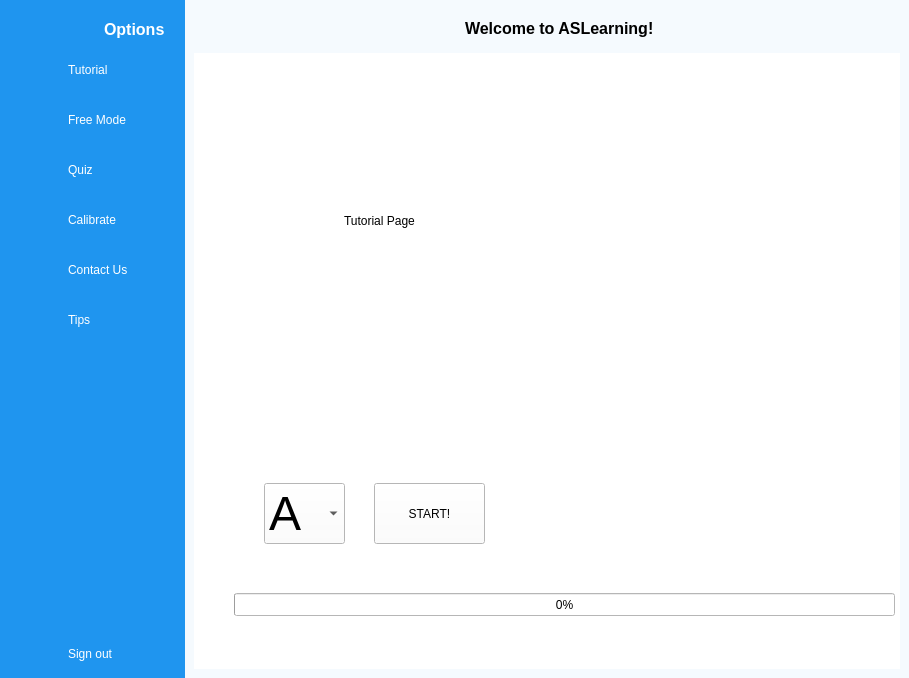
<?xml version="1.0" encoding="UTF-8"?>
<ui version="4.0">
 <class>MainWindow</class>
 <widget class="QMainWindow" name="MainWindow">
  <property name="geometry">
   <rect>
    <x>0</x>
    <y>0</y>
    <width>909</width>
    <height>678</height>
   </rect>
  </property>
  <property name="windowTitle">
   <string>MainWindow</string>
  </property>
  <property name="styleSheet">
   <string notr="true">background-color: rgb(245, 250, 254);</string>
  </property>
  <widget class="QWidget" name="centralwidget">
   <layout class="QGridLayout" name="gridLayout">
    <property name="leftMargin">
     <number>0</number>
    </property>
    <property name="topMargin">
     <number>0</number>
    </property>
    <property name="rightMargin">
     <number>0</number>
    </property>
    <property name="bottomMargin">
     <number>0</number>
    </property>
    <property name="spacing">
     <number>0</number>
    </property>
    <item row="0" column="0">
     <widget class="QWidget" name="Icon_only" native="true">
      <property name="styleSheet">
       <string notr="true">QWidget{
	background-color: rgb(31, 149, 239);
}

QPushButton{
	color:white;
	text-align:center;
	height:30px;
	border:none;
	border-top-left-radius:10px;
	border-bottom-left-radius:10px;
}

QPushButton:checked{
	background-color: #F5FAFE;
	color:#1F95EF;
	font-weight:bold;
}</string>
      </property>
      <layout class="QVBoxLayout" name="verticalLayout_3">
       <property name="rightMargin">
        <number>0</number>
       </property>
       <item>
        <layout class="QHBoxLayout" name="horizontalLayout">
         <item>
          <widget class="QLabel" name="label">
           <property name="minimumSize">
            <size>
             <width>40</width>
             <height>40</height>
            </size>
           </property>
           <property name="maximumSize">
            <size>
             <width>40</width>
             <height>40</height>
            </size>
           </property>
           <property name="text">
            <string/>
           </property>
           <property name="pixmap">
            <pixmap resource="resources.qrc">:/images/icons8-customer-50.png</pixmap>
           </property>
           <property name="scaledContents">
            <bool>true</bool>
           </property>
          </widget>
         </item>
        </layout>
       </item>
       <item>
        <layout class="QVBoxLayout" name="verticalLayout">
         <property name="spacing">
          <number>20</number>
         </property>
         <item>
          <widget class="QPushButton" name="TutorialC">
           <property name="text">
            <string/>
           </property>
           <property name="icon">
            <iconset resource="resources.qrc">
             <normaloff>:/images/icons8-teach-50.png</normaloff>:/images/icons8-teach-50.png</iconset>
           </property>
           <property name="checkable">
            <bool>true</bool>
           </property>
           <property name="autoExclusive">
            <bool>true</bool>
           </property>
          </widget>
         </item>
         <item>
          <widget class="QPushButton" name="FreeC">
           <property name="text">
            <string/>
           </property>
           <property name="icon">
            <iconset resource="resources.qrc">
             <normaloff>:/images/pngtree-sign-language-line-icon-vector-png-image_6682775.png</normaloff>:/images/pngtree-sign-language-line-icon-vector-png-image_6682775.png</iconset>
           </property>
           <property name="checkable">
            <bool>true</bool>
           </property>
           <property name="autoExclusive">
            <bool>true</bool>
           </property>
          </widget>
         </item>
         <item>
          <widget class="QPushButton" name="QuizC">
           <property name="text">
            <string/>
           </property>
           <property name="icon">
            <iconset resource="resources.qrc">
             <normaloff>:/images/icons8-quiz-50.png</normaloff>:/images/icons8-quiz-50.png</iconset>
           </property>
           <property name="checkable">
            <bool>true</bool>
           </property>
           <property name="autoExclusive">
            <bool>true</bool>
           </property>
          </widget>
         </item>
         <item>
          <widget class="QPushButton" name="CaliC">
           <property name="text">
            <string/>
           </property>
           <property name="icon">
            <iconset resource="resources.qrc">
             <normaloff>:/images/icons8-customer-50.png</normaloff>:/images/icons8-customer-50.png</iconset>
           </property>
           <property name="checkable">
            <bool>true</bool>
           </property>
           <property name="autoExclusive">
            <bool>true</bool>
           </property>
          </widget>
         </item>
         <item>
          <widget class="QPushButton" name="ContactC">
           <property name="text">
            <string/>
           </property>
           <property name="icon">
            <iconset resource="resources.qrc">
             <normaloff>:/images/icons8-about-us-50.png</normaloff>:/images/icons8-about-us-50.png</iconset>
           </property>
           <property name="checkable">
            <bool>true</bool>
           </property>
           <property name="autoExclusive">
            <bool>true</bool>
           </property>
          </widget>
         </item>
         <item>
          <widget class="QPushButton" name="TipsC">
           <property name="text">
            <string/>
           </property>
           <property name="icon">
            <iconset resource="resources.qrc">
             <normaloff>:/images/icons8-lightbulb-50.png</normaloff>:/images/icons8-lightbulb-50.png</iconset>
           </property>
           <property name="checkable">
            <bool>true</bool>
           </property>
           <property name="autoExclusive">
            <bool>true</bool>
           </property>
          </widget>
         </item>
        </layout>
       </item>
       <item>
        <spacer name="verticalSpacer">
         <property name="orientation">
          <enum>Qt::Vertical</enum>
         </property>
         <property name="sizeHint" stdset="0">
          <size>
           <width>20</width>
           <height>307</height>
          </size>
         </property>
        </spacer>
       </item>
       <item>
        <widget class="QPushButton" name="pushButton_6">
         <property name="text">
          <string/>
         </property>
         <property name="icon">
          <iconset resource="resources.qrc">
           <normaloff>:/images/icons8-power-50.png</normaloff>:/images/icons8-power-50.png</iconset>
         </property>
         <property name="checkable">
          <bool>true</bool>
         </property>
        </widget>
       </item>
      </layout>
     </widget>
    </item>
    <item row="0" column="2">
     <widget class="QWidget" name="widget_3" native="true">
      <layout class="QVBoxLayout" name="verticalLayout_5">
       <item>
        <widget class="QWidget" name="widget" native="true">
         <layout class="QHBoxLayout" name="horizontalLayout_3">
          <item>
           <widget class="QPushButton" name="menu">
            <property name="styleSheet">
             <string notr="true">border:none;</string>
            </property>
            <property name="text">
             <string/>
            </property>
            <property name="icon">
             <iconset resource="resources.qrc">
              <normaloff>:/images/icons8-menu-50.png</normaloff>:/images/icons8-menu-50.png</iconset>
            </property>
            <property name="checkable">
             <bool>true</bool>
            </property>
           </widget>
          </item>
          <item>
           <spacer name="horizontalSpacer">
            <property name="orientation">
             <enum>Qt::Horizontal</enum>
            </property>
            <property name="sizeHint" stdset="0">
             <size>
              <width>150</width>
              <height>20</height>
             </size>
            </property>
           </spacer>
          </item>
          <item>
           <widget class="QLabel" name="label_4">
            <property name="font">
             <font>
              <pointsize>12</pointsize>
              <bold>true</bold>
             </font>
            </property>
            <property name="styleSheet">
             <string notr="true">QLabel{
text-align:center;
}</string>
            </property>
            <property name="text">
             <string>Welcome to ASLearning!</string>
            </property>
           </widget>
          </item>
          <item>
           <spacer name="horizontalSpacer_3">
            <property name="orientation">
             <enum>Qt::Horizontal</enum>
            </property>
            <property name="sizeHint" stdset="0">
             <size>
              <width>149</width>
              <height>20</height>
             </size>
            </property>
           </spacer>
          </item>
          <item>
           <widget class="QLabel" name="label_5">
            <property name="text">
             <string/>
            </property>
            <property name="pixmap">
             <pixmap resource="resources.qrc">:/images/ASLearning.png</pixmap>
            </property>
           </widget>
          </item>
         </layout>
        </widget>
       </item>
       <item>
        <widget class="QStackedWidget" name="stackedWidget">
         <property name="styleSheet">
          <string notr="true">background-color: rgb(255, 255, 255);</string>
         </property>
         <property name="currentIndex">
          <number>0</number>
         </property>
         <widget class="QWidget" name="Tutorial_Page">
          <widget class="QLabel" name="label_8">
           <property name="geometry">
            <rect>
             <x>150</x>
             <y>160</y>
             <width>111</width>
             <height>16</height>
            </rect>
           </property>
           <property name="text">
            <string>Tutorial Page</string>
           </property>
          </widget>
          <widget class="QComboBox" name="comboBox">
           <property name="geometry">
            <rect>
             <x>70</x>
             <y>430</y>
             <width>81</width>
             <height>61</height>
            </rect>
           </property>
           <property name="font">
            <font>
             <pointsize>36</pointsize>
            </font>
           </property>
           <property name="editable">
            <bool>false</bool>
           </property>
           <item>
            <property name="text">
             <string>A</string>
            </property>
           </item>
           <item>
            <property name="text">
             <string>B</string>
            </property>
           </item>
           <item>
            <property name="text">
             <string>C</string>
            </property>
           </item>
           <item>
            <property name="text">
             <string>D</string>
            </property>
           </item>
           <item>
            <property name="text">
             <string>E</string>
            </property>
           </item>
           <item>
            <property name="text">
             <string>F</string>
            </property>
           </item>
           <item>
            <property name="text">
             <string>G</string>
            </property>
           </item>
           <item>
            <property name="text">
             <string>H</string>
            </property>
           </item>
           <item>
            <property name="text">
             <string>I</string>
            </property>
           </item>
           <item>
            <property name="text">
             <string>J</string>
            </property>
           </item>
           <item>
            <property name="text">
             <string>K</string>
            </property>
           </item>
           <item>
            <property name="text">
             <string>L</string>
            </property>
           </item>
           <item>
            <property name="text">
             <string>M</string>
            </property>
           </item>
           <item>
            <property name="text">
             <string>N</string>
            </property>
           </item>
           <item>
            <property name="text">
             <string>O</string>
            </property>
           </item>
           <item>
            <property name="text">
             <string>P</string>
            </property>
           </item>
           <item>
            <property name="text">
             <string>Q</string>
            </property>
           </item>
           <item>
            <property name="text">
             <string>R</string>
            </property>
           </item>
           <item>
            <property name="text">
             <string>S</string>
            </property>
           </item>
           <item>
            <property name="text">
             <string>T</string>
            </property>
           </item>
           <item>
            <property name="text">
             <string>U</string>
            </property>
           </item>
           <item>
            <property name="text">
             <string>V</string>
            </property>
           </item>
           <item>
            <property name="text">
             <string>W</string>
            </property>
           </item>
           <item>
            <property name="text">
             <string>X</string>
            </property>
           </item>
           <item>
            <property name="text">
             <string>Y</string>
            </property>
           </item>
           <item>
            <property name="text">
             <string>Z</string>
            </property>
           </item>
          </widget>
          <widget class="QPushButton" name="Tutorial_Start">
           <property name="geometry">
            <rect>
             <x>180</x>
             <y>430</y>
             <width>111</width>
             <height>61</height>
            </rect>
           </property>
           <property name="text">
            <string>START!</string>
           </property>
           <property name="checkable">
            <bool>false</bool>
           </property>
           <property name="autoExclusive">
            <bool>false</bool>
           </property>
          </widget>
          <widget class="QProgressBar" name="progressBar">
           <property name="geometry">
            <rect>
             <x>40</x>
             <y>540</y>
             <width>661</width>
             <height>23</height>
            </rect>
           </property>
           <property name="value">
            <number>0</number>
           </property>
          </widget>
         </widget>
         <widget class="QWidget" name="Free_Page">
          <widget class="QLabel" name="label_11">
           <property name="geometry">
            <rect>
             <x>330</x>
             <y>230</y>
             <width>49</width>
             <height>16</height>
            </rect>
           </property>
           <property name="text">
            <string>Free Mode</string>
           </property>
          </widget>
          <widget class="QPushButton" name="Free_Start">
           <property name="geometry">
            <rect>
             <x>290</x>
             <y>480</y>
             <width>111</width>
             <height>61</height>
            </rect>
           </property>
           <property name="text">
            <string>START!</string>
           </property>
           <property name="checkable">
            <bool>false</bool>
           </property>
           <property name="autoExclusive">
            <bool>false</bool>
           </property>
          </widget>
         </widget>
         <widget class="QWidget" name="Quiz_Page">
          <widget class="QLabel" name="label_12">
           <property name="geometry">
            <rect>
             <x>310</x>
             <y>180</y>
             <width>49</width>
             <height>16</height>
            </rect>
           </property>
           <property name="text">
            <string>Quiz Page</string>
           </property>
          </widget>
          <widget class="QPushButton" name="Quiz_Start">
           <property name="geometry">
            <rect>
             <x>300</x>
             <y>490</y>
             <width>111</width>
             <height>61</height>
            </rect>
           </property>
           <property name="text">
            <string>START!</string>
           </property>
           <property name="checkable">
            <bool>false</bool>
           </property>
           <property name="autoExclusive">
            <bool>false</bool>
           </property>
          </widget>
         </widget>
         <widget class="QWidget" name="Cali_Page">
          <widget class="QLabel" name="label_6">
           <property name="geometry">
            <rect>
             <x>210</x>
             <y>80</y>
             <width>49</width>
             <height>16</height>
            </rect>
           </property>
           <property name="text">
            <string>Cali_Page</string>
           </property>
          </widget>
          <widget class="QPushButton" name="Calibrate_Start">
           <property name="geometry">
            <rect>
             <x>300</x>
             <y>430</y>
             <width>111</width>
             <height>61</height>
            </rect>
           </property>
           <property name="text">
            <string>Calibrate</string>
           </property>
           <property name="checkable">
            <bool>false</bool>
           </property>
           <property name="autoExclusive">
            <bool>false</bool>
           </property>
          </widget>
         </widget>
         <widget class="QWidget" name="Contact_Page">
          <widget class="QLabel" name="label_7">
           <property name="geometry">
            <rect>
             <x>470</x>
             <y>180</y>
             <width>49</width>
             <height>16</height>
            </rect>
           </property>
           <property name="text">
            <string>Contact_Page</string>
           </property>
          </widget>
         </widget>
         <widget class="QWidget" name="Tips_Page">
          <widget class="QLabel" name="label_9">
           <property name="geometry">
            <rect>
             <x>270</x>
             <y>140</y>
             <width>49</width>
             <height>16</height>
            </rect>
           </property>
           <property name="text">
            <string>Tips</string>
           </property>
          </widget>
         </widget>
        </widget>
       </item>
      </layout>
     </widget>
    </item>
    <item row="0" column="1">
     <widget class="QWidget" name="Icon_name" native="true">
      <property name="styleSheet">
       <string notr="true">QWidget{
	background-color: rgb(31, 149, 239);
	color:white;
}

QPushButton{
	color:white;
	text-align:left;
	height:30px;
	border:none;
	padding-left:10px;
	border-top-left-radius:10px;
	border-bottom-left-radius:10px;
}

QPushButton:checked{
	background-color: #F5FAFE;
	color:#1F95EF;
	font-weight:bold;
}</string>
      </property>
      <layout class="QVBoxLayout" name="verticalLayout_4">
       <property name="rightMargin">
        <number>0</number>
       </property>
       <item>
        <layout class="QHBoxLayout" name="horizontalLayout_2">
         <property name="rightMargin">
          <number>20</number>
         </property>
         <item>
          <widget class="QLabel" name="label_2">
           <property name="minimumSize">
            <size>
             <width>40</width>
             <height>40</height>
            </size>
           </property>
           <property name="maximumSize">
            <size>
             <width>40</width>
             <height>40</height>
            </size>
           </property>
           <property name="text">
            <string/>
           </property>
           <property name="pixmap">
            <pixmap resource="resources.qrc">:/images/icons8-customer-50.png</pixmap>
           </property>
           <property name="scaledContents">
            <bool>true</bool>
           </property>
          </widget>
         </item>
         <item>
          <widget class="QLabel" name="label_3">
           <property name="font">
            <font>
             <pointsize>12</pointsize>
             <bold>true</bold>
            </font>
           </property>
           <property name="text">
            <string>Options</string>
           </property>
          </widget>
         </item>
        </layout>
       </item>
       <item>
        <layout class="QVBoxLayout" name="verticalLayout_2">
         <property name="spacing">
          <number>20</number>
         </property>
         <item>
          <widget class="QPushButton" name="TutorialO">
           <property name="text">
            <string>Tutorial</string>
           </property>
           <property name="icon">
            <iconset resource="resources.qrc">
             <normaloff>:/images/icons8-teach-50.png</normaloff>:/images/icons8-teach-50.png</iconset>
           </property>
           <property name="checkable">
            <bool>true</bool>
           </property>
           <property name="autoExclusive">
            <bool>true</bool>
           </property>
          </widget>
         </item>
         <item>
          <widget class="QPushButton" name="FreeO">
           <property name="text">
            <string>Free Mode</string>
           </property>
           <property name="icon">
            <iconset resource="resources.qrc">
             <normaloff>:/images/pngtree-sign-language-line-icon-vector-png-image_6682775.png</normaloff>:/images/pngtree-sign-language-line-icon-vector-png-image_6682775.png</iconset>
           </property>
           <property name="checkable">
            <bool>true</bool>
           </property>
           <property name="autoExclusive">
            <bool>true</bool>
           </property>
          </widget>
         </item>
         <item>
          <widget class="QPushButton" name="QuizO">
           <property name="text">
            <string>Quiz</string>
           </property>
           <property name="icon">
            <iconset resource="resources.qrc">
             <normaloff>:/images/icons8-quiz-50.png</normaloff>:/images/icons8-quiz-50.png</iconset>
           </property>
           <property name="checkable">
            <bool>true</bool>
           </property>
           <property name="autoExclusive">
            <bool>true</bool>
           </property>
          </widget>
         </item>
         <item>
          <widget class="QPushButton" name="CaliO">
           <property name="text">
            <string>Calibrate</string>
           </property>
           <property name="icon">
            <iconset resource="resources.qrc">
             <normaloff>:/images/icons8-customer-50.png</normaloff>:/images/icons8-customer-50.png</iconset>
           </property>
           <property name="checkable">
            <bool>true</bool>
           </property>
           <property name="autoExclusive">
            <bool>true</bool>
           </property>
          </widget>
         </item>
         <item>
          <widget class="QPushButton" name="ContactO">
           <property name="text">
            <string>Contact Us</string>
           </property>
           <property name="icon">
            <iconset resource="resources.qrc">
             <normaloff>:/images/icons8-about-us-50.png</normaloff>:/images/icons8-about-us-50.png</iconset>
           </property>
           <property name="checkable">
            <bool>true</bool>
           </property>
           <property name="autoExclusive">
            <bool>true</bool>
           </property>
          </widget>
         </item>
         <item>
          <widget class="QPushButton" name="TipsO">
           <property name="text">
            <string>Tips</string>
           </property>
           <property name="icon">
            <iconset resource="resources.qrc">
             <normaloff>:/images/icons8-lightbulb-50.png</normaloff>:/images/icons8-lightbulb-50.png</iconset>
           </property>
           <property name="checkable">
            <bool>true</bool>
           </property>
           <property name="autoExclusive">
            <bool>true</bool>
           </property>
          </widget>
         </item>
        </layout>
       </item>
       <item>
        <spacer name="verticalSpacer_2">
         <property name="orientation">
          <enum>Qt::Vertical</enum>
         </property>
         <property name="sizeHint" stdset="0">
          <size>
           <width>20</width>
           <height>307</height>
          </size>
         </property>
        </spacer>
       </item>
       <item>
        <widget class="QPushButton" name="pushButton_11">
         <property name="text">
          <string>Sign out</string>
         </property>
         <property name="icon">
          <iconset resource="resources.qrc">
           <normaloff>:/images/icons8-power-50.png</normaloff>:/images/icons8-power-50.png</iconset>
         </property>
         <property name="checkable">
          <bool>true</bool>
         </property>
        </widget>
       </item>
      </layout>
     </widget>
    </item>
   </layout>
  </widget>
 </widget>
 <resources>
  <include location="resources.qrc"/>
 </resources>
 <connections>
  <connection>
   <sender>menu</sender>
   <signal>toggled(bool)</signal>
   <receiver>Icon_only</receiver>
   <slot>setHidden(bool)</slot>
   <hints>
    <hint type="sourcelabel">
     <x>224</x>
     <y>50</y>
    </hint>
    <hint type="destinationlabel">
     <x>49</x>
     <y>299</y>
    </hint>
   </hints>
  </connection>
  <connection>
   <sender>menu</sender>
   <signal>toggled(bool)</signal>
   <receiver>Icon_name</receiver>
   <slot>setVisible(bool)</slot>
   <hints>
    <hint type="sourcelabel">
     <x>224</x>
     <y>50</y>
    </hint>
    <hint type="destinationlabel">
     <x>186</x>
     <y>322</y>
    </hint>
   </hints>
  </connection>
  <connection>
   <sender>TipsC</sender>
   <signal>toggled(bool)</signal>
   <receiver>TipsO</receiver>
   <slot>setChecked(bool)</slot>
   <hints>
    <hint type="sourcelabel">
     <x>42</x>
     <y>337</y>
    </hint>
    <hint type="destinationlabel">
     <x>182</x>
     <y>337</y>
    </hint>
   </hints>
  </connection>
  <connection>
   <sender>ContactC</sender>
   <signal>toggled(bool)</signal>
   <receiver>ContactO</receiver>
   <slot>setChecked(bool)</slot>
   <hints>
    <hint type="sourcelabel">
     <x>45</x>
     <y>287</y>
    </hint>
    <hint type="destinationlabel">
     <x>181</x>
     <y>287</y>
    </hint>
   </hints>
  </connection>
  <connection>
   <sender>CaliC</sender>
   <signal>toggled(bool)</signal>
   <receiver>CaliO</receiver>
   <slot>setChecked(bool)</slot>
   <hints>
    <hint type="sourcelabel">
     <x>36</x>
     <y>237</y>
    </hint>
    <hint type="destinationlabel">
     <x>181</x>
     <y>237</y>
    </hint>
   </hints>
  </connection>
  <connection>
   <sender>CaliO</sender>
   <signal>toggled(bool)</signal>
   <receiver>CaliC</receiver>
   <slot>setChecked(bool)</slot>
   <hints>
    <hint type="sourcelabel">
     <x>185</x>
     <y>237</y>
    </hint>
    <hint type="destinationlabel">
     <x>47</x>
     <y>237</y>
    </hint>
   </hints>
  </connection>
  <connection>
   <sender>ContactO</sender>
   <signal>toggled(bool)</signal>
   <receiver>ContactC</receiver>
   <slot>setChecked(bool)</slot>
   <hints>
    <hint type="sourcelabel">
     <x>172</x>
     <y>287</y>
    </hint>
    <hint type="destinationlabel">
     <x>48</x>
     <y>287</y>
    </hint>
   </hints>
  </connection>
  <connection>
   <sender>TipsO</sender>
   <signal>toggled(bool)</signal>
   <receiver>TipsC</receiver>
   <slot>setChecked(bool)</slot>
   <hints>
    <hint type="sourcelabel">
     <x>185</x>
     <y>337</y>
    </hint>
    <hint type="destinationlabel">
     <x>49</x>
     <y>337</y>
    </hint>
   </hints>
  </connection>
  <connection>
   <sender>pushButton_6</sender>
   <signal>toggled(bool)</signal>
   <receiver>MainWindow</receiver>
   <slot>close()</slot>
   <hints>
    <hint type="sourcelabel">
     <x>21</x>
     <y>650</y>
    </hint>
    <hint type="destinationlabel">
     <x>25</x>
     <y>677</y>
    </hint>
   </hints>
  </connection>
  <connection>
   <sender>pushButton_11</sender>
   <signal>toggled(bool)</signal>
   <receiver>MainWindow</receiver>
   <slot>close()</slot>
   <hints>
    <hint type="sourcelabel">
     <x>110</x>
     <y>649</y>
    </hint>
    <hint type="destinationlabel">
     <x>108</x>
     <y>677</y>
    </hint>
   </hints>
  </connection>
  <connection>
   <sender>TutorialO</sender>
   <signal>toggled(bool)</signal>
   <receiver>TutorialC</receiver>
   <slot>setChecked(bool)</slot>
   <hints>
    <hint type="sourcelabel">
     <x>98</x>
     <y>78</y>
    </hint>
    <hint type="destinationlabel">
     <x>49</x>
     <y>80</y>
    </hint>
   </hints>
  </connection>
  <connection>
   <sender>TutorialC</sender>
   <signal>toggled(bool)</signal>
   <receiver>TutorialO</receiver>
   <slot>setChecked(bool)</slot>
   <hints>
    <hint type="sourcelabel">
     <x>49</x>
     <y>59</y>
    </hint>
    <hint type="destinationlabel">
     <x>102</x>
     <y>65</y>
    </hint>
   </hints>
  </connection>
  <connection>
   <sender>FreeC</sender>
   <signal>toggled(bool)</signal>
   <receiver>FreeO</receiver>
   <slot>setChecked(bool)</slot>
   <hints>
    <hint type="sourcelabel">
     <x>44</x>
     <y>117</y>
    </hint>
    <hint type="destinationlabel">
     <x>102</x>
     <y>113</y>
    </hint>
   </hints>
  </connection>
  <connection>
   <sender>FreeO</sender>
   <signal>toggled(bool)</signal>
   <receiver>FreeC</receiver>
   <slot>setChecked(bool)</slot>
   <hints>
    <hint type="sourcelabel">
     <x>98</x>
     <y>133</y>
    </hint>
    <hint type="destinationlabel">
     <x>49</x>
     <y>133</y>
    </hint>
   </hints>
  </connection>
  <connection>
   <sender>QuizO</sender>
   <signal>toggled(bool)</signal>
   <receiver>QuizC</receiver>
   <slot>setChecked(bool)</slot>
   <hints>
    <hint type="sourcelabel">
     <x>106</x>
     <y>175</y>
    </hint>
    <hint type="destinationlabel">
     <x>49</x>
     <y>173</y>
    </hint>
   </hints>
  </connection>
  <connection>
   <sender>QuizC</sender>
   <signal>toggled(bool)</signal>
   <receiver>QuizO</receiver>
   <slot>setChecked(bool)</slot>
   <hints>
    <hint type="sourcelabel">
     <x>49</x>
     <y>158</y>
    </hint>
    <hint type="destinationlabel">
     <x>101</x>
     <y>165</y>
    </hint>
   </hints>
  </connection>
 </connections>
</ui>
